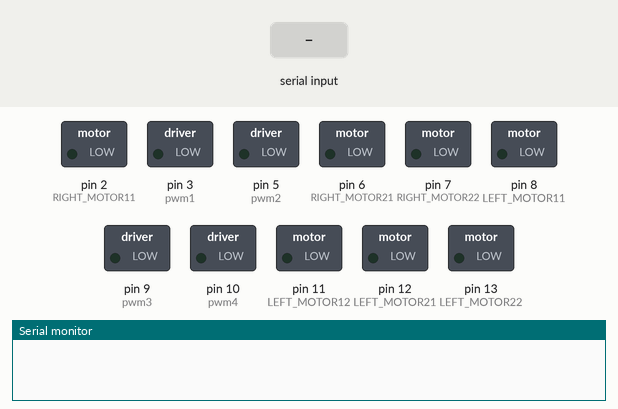
Recording of a sketch running on a simulated Arduino Uno, built with avr-gcc and run on an emulated ATmega328P. On the bench: switched loads named in the sketch (green lamp = pin HIGH), the last lines printed to the serial monitor. Inputs (shaded band) come from the test bench. Pins used as bus, display or sensor lines are not drawn.

Above: at 1.2 s.
1.3 s: "L90\n" received over Serial
At 2.5 s:
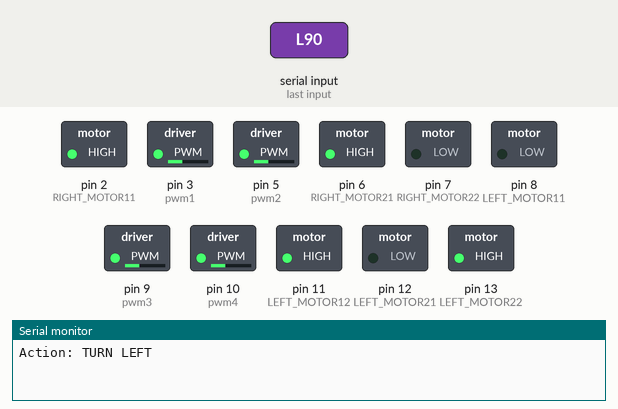
2.8 s: "R90\n" received over Serial
At 3.9 s:
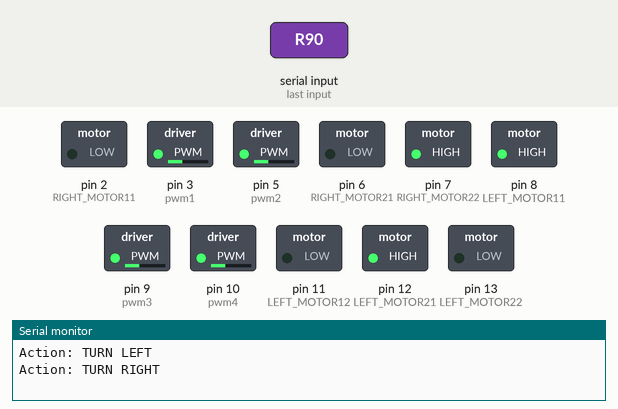
4.3 s: "F90\n" received over Serial
At 5.0 s:
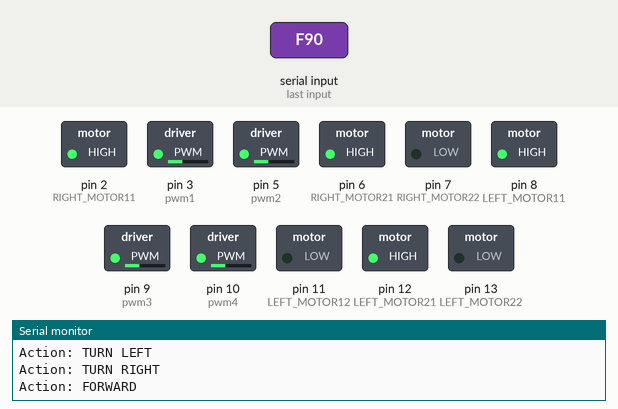
5.8 s: "B90\n" received over Serial
At 6.1 s:
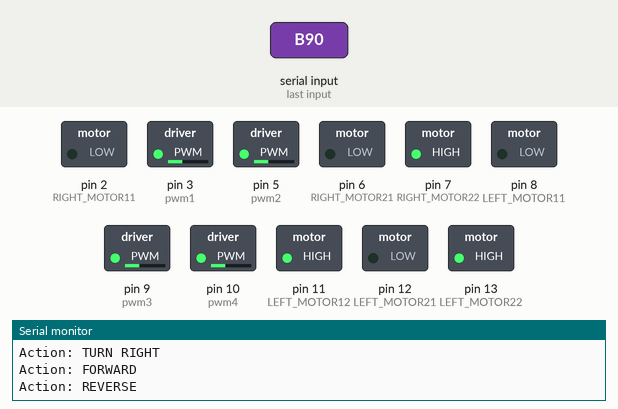
7.3 s: "L,45\n" received over Serial
At 8.5 s:
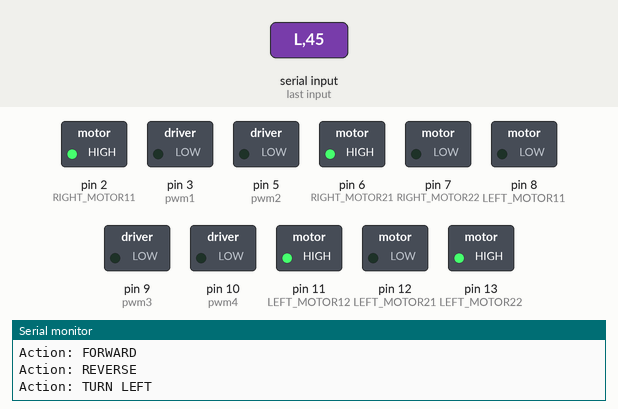
8.8 s: "R,45\n" received over Serial
At 9.7 s:
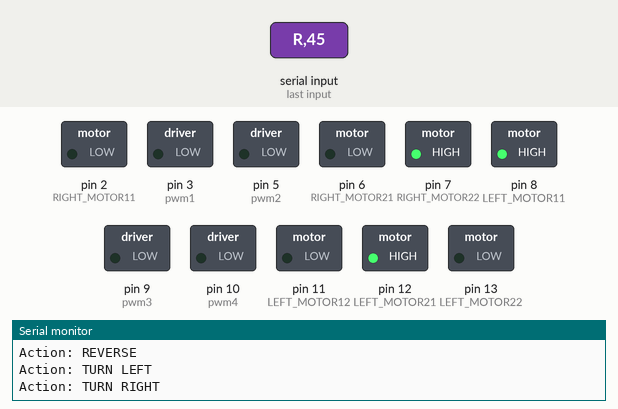
Timing chart, 0 to 11.3 s (numbered marks = the images above; inputs shaded):
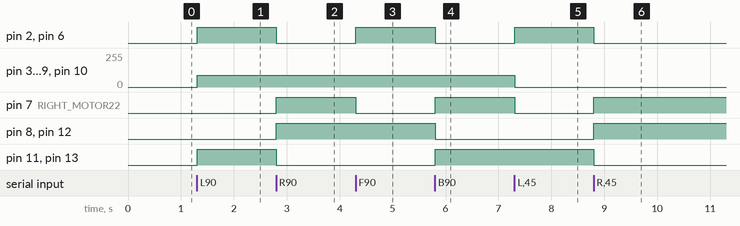

The sketch:

test.ino
```cpp
#define LEFT_MOTOR11 8
#define LEFT_MOTOR12 11
#define RIGHT_MOTOR11 2
#define RIGHT_MOTOR12 1
#define LEFT_MOTOR21 12
#define LEFT_MOTOR22 13
#define RIGHT_MOTOR21 6
#define RIGHT_MOTOR22 7

// PWM pins
#define pwm1 3  // Left Motor 1
#define pwm2 5  // Right Motor 1
#define pwm3 9  // Left Motor 2
#define pwm4 10 // Right Motor 2

int pwmValue = 0;  // Default PWM

void setup() {
  pinMode(LEFT_MOTOR11, OUTPUT);
  pinMode(LEFT_MOTOR12, OUTPUT);
  pinMode(RIGHT_MOTOR11, OUTPUT);
  pinMode(RIGHT_MOTOR12, OUTPUT);
  pinMode(LEFT_MOTOR21, OUTPUT);
  pinMode(LEFT_MOTOR22, OUTPUT);
  pinMode(RIGHT_MOTOR21, OUTPUT);
  pinMode(RIGHT_MOTOR22, OUTPUT);

  pinMode(pwm1, OUTPUT);
  pinMode(pwm2, OUTPUT);
  pinMode(pwm3, OUTPUT);
  pinMode(pwm4, OUTPUT);

  Serial.begin(9600);
}

void loop() {
  if (Serial.available()) {
    String input = Serial.readStringUntil('\n');  // Expecting something like R120
    if (input.length() >= 2) {
      char command = input.charAt(0);             // Direction (R/L/F/B/S)
      int value = input.substring(1).toInt();     // PWM value

      pwmValue = constrain(value, 0, 255);         // Keep within bounds

      switch (command) {
        case 'L': turnLeft(pwmValue); break;
        case 'R': turnRight(pwmValue); break;
        case 'F': forward(pwmValue); break;
        case 'B': reverse(pwmValue); break;
        case 'S': stopCar(); break;
      }
    }
  }
}

// === Movement Functions with PWM ===

void forward(int pwm) {
  digitalWrite(LEFT_MOTOR11, HIGH);
  digitalWrite(LEFT_MOTOR12, LOW);
  digitalWrite(RIGHT_MOTOR11, HIGH);
  digitalWrite(RIGHT_MOTOR12, LOW);
  digitalWrite(LEFT_MOTOR21, HIGH);
  digitalWrite(LEFT_MOTOR22, LOW);
  digitalWrite(RIGHT_MOTOR21, HIGH);
  digitalWrite(RIGHT_MOTOR22, LOW);

  analogWrite(pwm1, pwm);
  analogWrite(pwm2, pwm);
  analogWrite(pwm3, pwm);
  analogWrite(pwm4, pwm);

  Serial.println("Action: FORWARD");
}

void reverse(int pwm) {
  digitalWrite(LEFT_MOTOR11, LOW);
  digitalWrite(LEFT_MOTOR12, HIGH);
  digitalWrite(RIGHT_MOTOR11, LOW);
  digitalWrite(RIGHT_MOTOR12, HIGH);
  digitalWrite(LEFT_MOTOR21, LOW);
  digitalWrite(LEFT_MOTOR22, HIGH);
  digitalWrite(RIGHT_MOTOR21, LOW);
  digitalWrite(RIGHT_MOTOR22, HIGH);

  analogWrite(pwm1, pwm);
  analogWrite(pwm2, pwm);
  analogWrite(pwm3, pwm);
  analogWrite(pwm4, pwm);

  Serial.println("Action: REVERSE");
}

void turnLeft(int pwm) {
  digitalWrite(LEFT_MOTOR11, LOW);
  digitalWrite(LEFT_MOTOR12, HIGH);
  digitalWrite(RIGHT_MOTOR11, HIGH);
  digitalWrite(RIGHT_MOTOR12, LOW);
  digitalWrite(LEFT_MOTOR21, LOW);
  digitalWrite(LEFT_MOTOR22, HIGH);
  digitalWrite(RIGHT_MOTOR21, HIGH);
  digitalWrite(RIGHT_MOTOR22, LOW);

  analogWrite(pwm1, pwm);
  analogWrite(pwm2, pwm);
  analogWrite(pwm3, pwm);
  analogWrite(pwm4, pwm);

  Serial.println("Action: TURN LEFT");
}

void turnRight(int pwm) {
  digitalWrite(LEFT_MOTOR11, HIGH);
  digitalWrite(LEFT_MOTOR12, LOW);
  digitalWrite(RIGHT_MOTOR11, LOW);
  digitalWrite(RIGHT_MOTOR12, HIGH);
  digitalWrite(LEFT_MOTOR21, HIGH);
  digitalWrite(LEFT_MOTOR22, LOW);
  digitalWrite(RIGHT_MOTOR21, LOW);
  digitalWrite(RIGHT_MOTOR22, HIGH);

  analogWrite(pwm1, pwm);
  analogWrite(pwm2, pwm);
  analogWrite(pwm3, pwm);
  analogWrite(pwm4, pwm);

  Serial.println("Action: TURN RIGHT");
}

void stopCar() {
  digitalWrite(LEFT_MOTOR11, LOW);
  digitalWrite(LEFT_MOTOR12, LOW);
  digitalWrite(RIGHT_MOTOR11, LOW);
  digitalWrite(RIGHT_MOTOR12, LOW);
  digitalWrite(LEFT_MOTOR21, LOW);
  digitalWrite(LEFT_MOTOR22, LOW);
  digitalWrite(RIGHT_MOTOR21, LOW);
  digitalWrite(RIGHT_MOTOR22, LOW);

  analogWrite(pwm1, 0);
  analogWrite(pwm2, 0);
  analogWrite(pwm3, 0);
  analogWrite(pwm4, 0);

  Serial.println("Action: STOP");
}
```

Measured:
- after the input at 1.3 s, pin 2 (RIGHT_MOTOR11), pin 6 (RIGHT_MOTOR21), pin 11 (LEFT_MOTOR12), pin 13 (LEFT_MOTOR22): LOW → HIGH at once; pin 3 (pwm1), pin 5 (pwm2), pin 9 (pwm3), pin 10 (pwm4): 0/255 → 90/255 at once
- after the input at 2.8 s, pin 2 (RIGHT_MOTOR11), pin 6 (RIGHT_MOTOR21), pin 11 (LEFT_MOTOR12), pin 13 (LEFT_MOTOR22): HIGH → LOW at once; pin 7 (RIGHT_MOTOR22), pin 8 (LEFT_MOTOR11), pin 12 (LEFT_MOTOR21): LOW → HIGH at once
- after the input at 4.3 s, pin 2 (RIGHT_MOTOR11), pin 6 (RIGHT_MOTOR21): LOW → HIGH at once; pin 7 (RIGHT_MOTOR22): HIGH → LOW at once
- after the input at 5.8 s, pin 2 (RIGHT_MOTOR11), pin 6 (RIGHT_MOTOR21), pin 8 (LEFT_MOTOR11), pin 12 (LEFT_MOTOR21): HIGH → LOW at once; pin 7 (RIGHT_MOTOR22), pin 11 (LEFT_MOTOR12), pin 13 (LEFT_MOTOR22): LOW → HIGH at once
- after the input at 7.3 s, pin 2 (RIGHT_MOTOR11), pin 6 (RIGHT_MOTOR21): LOW → HIGH at once; pin 3 (pwm1), pin 5 (pwm2), pin 9 (pwm3), pin 10 (pwm4): 90/255 → 0/255 at once; pin 7 (RIGHT_MOTOR22): HIGH → LOW at once
- after the input at 8.8 s, pin 2 (RIGHT_MOTOR11), pin 6 (RIGHT_MOTOR21), pin 11 (LEFT_MOTOR12), pin 13 (LEFT_MOTOR22): HIGH → LOW at once; pin 7 (RIGHT_MOTOR22), pin 8 (LEFT_MOTOR11), pin 12 (LEFT_MOTOR21): LOW → HIGH at once
